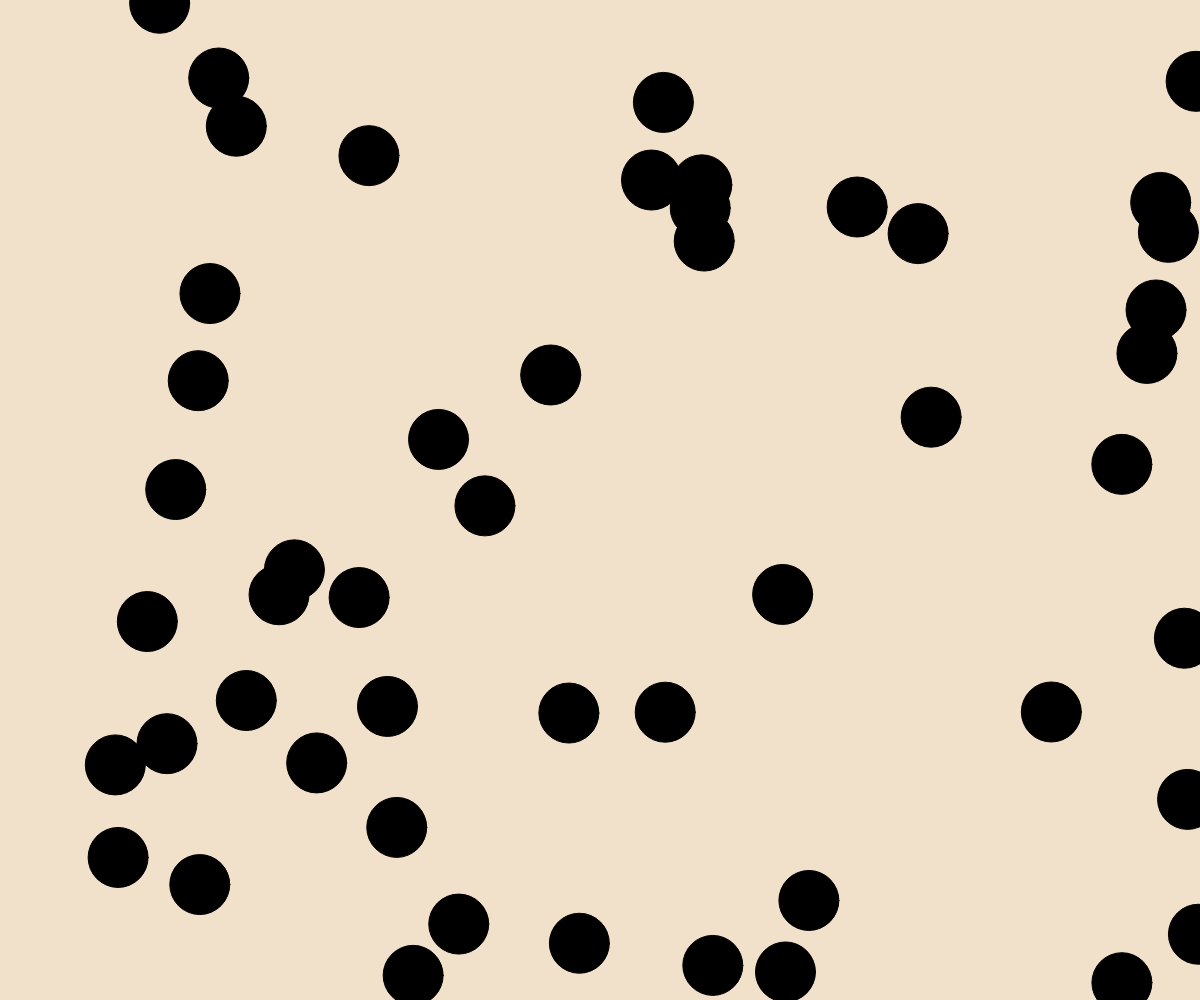
Frame 1 (no input)
Frame 60 (no input): identical to frame 1, image omitted
Frame 120 (the mouse pressed at the canvas centre since frame 60): identical to frame 1, image omitted

The p5.js sketch that drew this single still picture (run headless with seeded random() and noise() and a simulated clock; from frame 60 on, the mouse is pressed at the canvas centre):

// p5.js sketch
// ── sketch.js


var allDots = [];


function setup(){
	createCanvas(windowWidth,windowHeight);
	background('#f1e1cb');
	for(var i = 0; i < 50 ; i++){
		allDots[i] = new BigDot(random(0,width),random(0,height));
	}
}



function draw(){

	background('#f1e1cb');

	for(var i = 0; i < 50 ; i++){
		allDots[i].drawBigDot();
	}

}


/*
var setup = function(){

  createCanvas(windowWidth,windowHeight);

  allDots = [];

  for(var i = 0; i < 300; i++){
      allDots[i] = new Dot();
  }
};

var draw = function(){

  background('#f1e1cb');

  for(var i = 0; i < allDots.length; i++){
      allDots[i].draw();
  }
};
*/
// ── class.js


class BigDot{
    
    constructor(startX,startY){
      this.currentX = startX;
      this.currentY = startY;
      this.smallDots = [];
      
      for (var i = 0; i< 20 ;i++){
        this.smallDots[i] = new SmallDot(this.currentX+random(-40,40),this.currentY+random(-40,40));
      }
    }
  
    drawBigDot(){
      
      fill(0);

      if(dist(mouseX,mouseY,this.currentX,this.currentY)<30){
        //falls die distanz zwischen maus und kreismitte kleiner radius
        //dann farbe wechseln
        fill(255,0,0);
      }


      ellipse(this.currentX,this.currentY,60,60);



      if(dist(mouseX,mouseY,this.currentX,this.currentY)<40){
        //falls die distanz zwischen maus und kreismitte kleiner radius
        //dann kreise Zeichen
          for (var i = 0; i<20 ; i ++){
              this.smallDots[i].drawSmallDot();
          }

       }
       


    } 




}



/*
class Dot {
//Baut
constructor (){
  this.color = '#00afba' ;
  this.position= createVector(random(0,width),random(0, height));
  this.dots_two = [];
}
  //Zeichnet
  draw() {
    noStroke();
    fill(this.color);
    ellipse(this.position.x, this.position.y, 20, 20);
    //Dots umfärben
    if(dist(this.position.x, this.position.y, mouseX, mouseY) < 70){
      this.color = '#f67a2f';
      //Dots zwei aufrufen
      if(this.dots_two.length > 0) {
        for ( var i = 0; i < this.dots_two.length; i++){
          this.dots_two[i].draw();
        }
      } else {
        // Array dots_two füllen bzw erstellt
        for ( var i = 0; i < 5; i++){
          this.dots_two[i] = new Dot_two(this.position.x, this.position.y);
        }
      }
    }
    else {
      //zurück färben
      this.color = '#00afba';
      // Array leeren
      this.dots_two = [];
    }
  }
}
*/
// ── class_two.js
class SmallDot{
  constructor( smallStartX , smallStartY ){
    this.smallCurrentX = smallStartX;
    this.smallCurrentY = smallStartY;
  }

  drawSmallDot(){
    fill(30,30,255);
    ellipse(this.smallCurrentX,this.smallCurrentY,8,8);

  }

}






















/*
class Dot_two {
  //Baut
  constructor (BigDotX, BigDotY){
    this.color = '000000' ;
    //Abhängigkeit von großem Dot
    this.position= createVector(BigDotX + random(-20,20),BigDotY + random(-20, 20));
  }
  // Zeichnet
  draw() {
    noStroke();
    fill(this.color);
    ellipse(this.position.x, this.position.y, 8, 8);
    //Dot_two Bewegung
    this.position.x += random(-2, 2);
    this.position.y += random(-2, 2);

  }
}
*/
